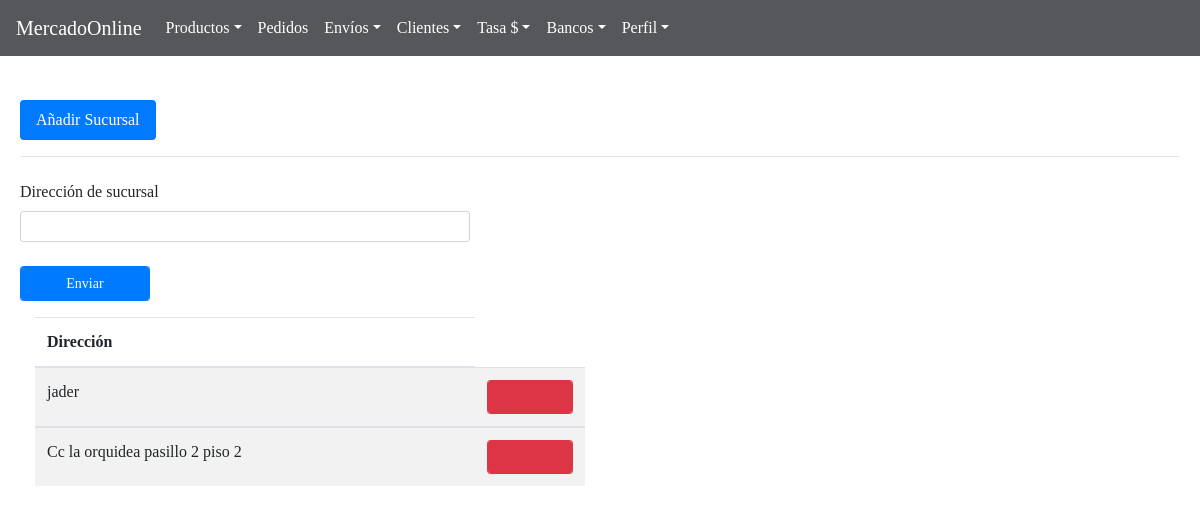
The page /BackAdmin/index.php?action=branch (signed in) on the database as committed earlier.
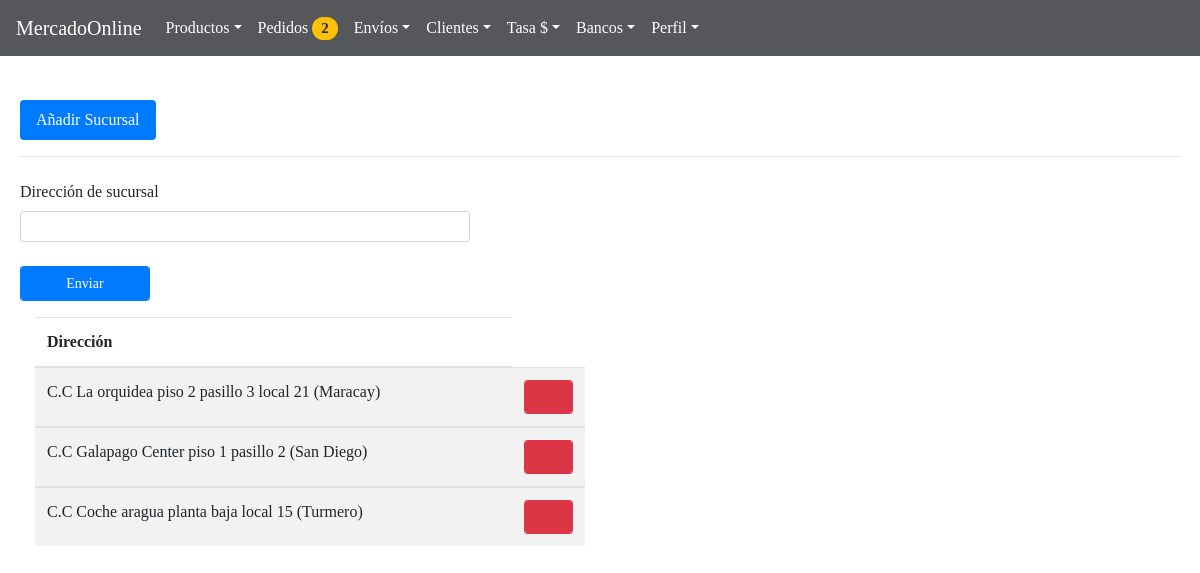
The same page on the database as committed later.
### tables this page shows
CREATE TABLE `sucursales` (
  `id` int(11) NOT NULL,
  `branch` text NOT NULL
);

### BackAdmin/models/connection.php (called while the page is built)
<?php
class connection{
	 public static function connect(){
	 	$link = new PDO("mysql:host=localhost;dbname=mercadoonline","root","");
	 	return $link;
	 }
}

### BackAdmin/models/branchModel.php (called while the page is built, shortened)
<?php
require_once "connection.php";
class branchModel{
 public static function viewBranchModel($table){
$stmt = connection::connect()->prepare("SELECT branch FROM $table");
		 $stmt -> execute();
		 return $stmt->fetchAll();
		 	}
}

### BackAdmin/controllers/controllerPage.php (called while the page is built)
<?php
class page{
 public static function template(){
 			include "views/template.php";
 		}
 public static function pageConnectController(){
if (isset( $_GET["action"])) {
	 	$controllerPage = $_GET["action"];
}
else{
	$controllerPage ="index";
}
 	$answer = pageModel::pageConnectModel($controllerPage);
 	include $answer;
 }
}

### BackAdmin/models/purchaseOrderModel.php (called while the page is built, shortened)
<?php
require_once "connection.php";
class purchaseOrderModel{
 					public static function viewCountOrdersModel($table){
 					$stmt = connection::connect()->prepare("SELECT COUNT(*) as id FROM $table WHERE status = 0");
		 			$stmt -> execute();
		 			return $stmt->fetch();
 					}
}

### BackAdmin/controllers/branchController.php (the view, shortened to what this page needs)
<?php
class branchController{
 	 public static function viewBranchController(){
 	 	$answer = branchModel::viewBranchModel("sucursales");
 	 	foreach ($answer as $row=> $item) {
 	 		$row = $row + 1;
 	 		echo '	<tbody>
					<tr>
					<td>'.utf8_decode($item["branch"]).'</td>
					<td><a href="#delete'.$row.'"  data-toggle="modal">
					<button type="button" class="form-control form-control-sm btn-danger  btn-sm fa fa-trash"></button></a>
				<div class="modal fade" id="delete'.$row.'" tabindex="-1" role="dialog" aria-labelledby="myModalLabel" ariahidden="true">
				<div class="modal-dialog" role="document" style="">
				<div class="modal-content">
				<div class="modal-header">
				<button type="button" class="close" data-dismiss="modal" aria-label="Close">
				<span aria-hidden="true">&times;</span> </button>
				</div>
				<div class="modal-body"  style="text-align: center; margin: 0%;">
				<h5>¿Desea borrar esta dirección?</h5>
				<br>
				<p>'.$item["branch"].'</p>
				<form method="post" enctype="multipart/form-data">
				<input type="text" class="form-control" value="'.$item["branch"].'"   name="addressName" readonly style="display:none">
				<div class="form-group row">
				<div class="row container-fluid">
				<div class="col-sm-6">
				<button type="submit" class="fa fa-check  form-control btn-success" 	aria-label="close"></button>
				</div>
				</form>
				<div class="col-sm-6">
				<button type="button" class="fa fa-close  form-control btn-danger" class="close" data-dismiss="modal" aria-label="close"></button>
				</div>
				</div>
				</div>
					</td>
					</tr>
				</tbody>';
 	 	}
 	 }
}

### BackAdmin/controllers/purchaseOrderController.php (shortened to what this page needs)
<?php
class purchaseOrderController {
	 		 	     public static function viewCountOrdersController(){
	 		 	      $answer = purchaseOrderModel::viewCountOrdersModel("pedido");
					if ($answer["id"]==0) {
					echo'  <span class="badge badge-danger badge-pill" style="font-family: Pavanam-Regular; font-size: 15px; display: none" >'.$answer["id"].'</span>';
					}else{
					echo'  <span class="badge badge-warning 14 badge-pill" style="font-family: Pavanam-Regular; font-size: 15px; " >'.$answer["id"].'</span>';
										}
	 		 	     }
}

Rows that differ between the two databases and show on the page:
removed sucursales: branch "jader"
removed sucursales: branch "Cc la orquidea pasillo 2 piso 2"
added sucursales: branch "C.C La orquidea piso 2 pasillo 3 local 21 (Maracay)"
added sucursales: branch "C.C Galapago Center piso 1 pasillo 2 (San Diego)"
added sucursales: branch "C.C Coche aragua planta baja local 15 (Turmero)"
Other text that changed with them:
$answer["id"]: (not shown) → "2"
